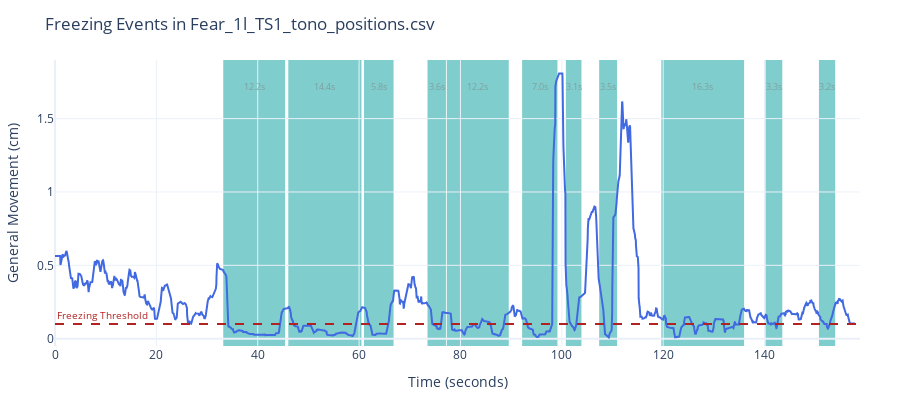

Here is the notebook cell this chart was saved with:
### Markdown cell above
---
#### 4.  We can also measure other behaviours, such as freezing

### Code cell
movement = rst.calculate_movement(params, example_path)
rst.plot_freezing_events(params, example_path, movement)

### Figure 1 — Plotly figure (JSON) as saved in the notebook; plotly's stock layout.template omitted (floating-point values rounded to 4 significant figures; data arrays with more than 128 entries replaced by an {"elided": "..."} marker saying what was removed)
{"data": [{"line": {"color": "royalblue"}, "mode": "lines", "name": "Movement", "type": "scatter", "x": {"elided": "4736 float values"}, "y": {"elided": "4736 float values"}}], "layout": {"annotations": [{"font": {"color": "gray", "size": 9}, "opacity": 0.6, "showarrow": false, "text": "12.2s", "x": 39.3, "y": 1.719}, {"font": {"color": "gray", "size": 9}, "opacity": 0.6, "showarrow": false, "text": "14.4s", "x": 53.25, "y": 1.719}, {"font": {"color": "gray", "size": 9}, "opacity": 0.6, "showarrow": false, "text": "5.8s", "x": 63.88, "y": 1.719}, {"font": {"color": "gray", "size": 9}, "opacity": 0.6, "showarrow": false, "text": "3.6s", "x": 75.32, "y": 1.719}, {"font": {"color": "gray", "size": 9}, "opacity": 0.6, "showarrow": false, "text": "12.2s", "x": 83.42, "y": 1.719}, {"font": {"color": "gray", "size": 9}, "opacity": 0.6, "showarrow": false, "text": "7.0s", "x": 95.65, "y": 1.719}, {"font": {"color": "gray", "size": 9}, "opacity": 0.6, "showarrow": false, "text": "3.1s", "x": 102.3, "y": 1.719}, {"font": {"color": "gray", "size": 9}, "opacity": 0.6, "showarrow": false, "text": "3.5s", "x": 109.1, "y": 1.719}, {"font": {"color": "gray", "size": 9}, "opacity": 0.6, "showarrow": false, "text": "16.3s", "x": 127.8, "y": 1.719}, {"font": {"color": "gray", "size": 9}, "opacity": 0.6, "showarrow": false, "text": "3.3s", "x": 141.8, "y": 1.719}, {"font": {"color": "gray", "size": 9}, "opacity": 0.6, "showarrow": false, "text": "3.2s", "x": 152.3, "y": 1.719}, {"font": {"color": "firebrick", "size": 10}, "showarrow": false, "text": "Freezing Threshold", "x": 0, "xanchor": "left", "xref": "x domain", "y": 0.1, "yanchor": "bottom", "yref": "y"}], "height": 400, "legend": {"orientation": "h", "x": 0.5, "xanchor": "center", "y": 1, "yanchor": "bottom"}, "margin": {"b": 40, "l": 40, "r": 40, "t": 60}, "shapes": [{"fillcolor": "rgba(0, 155, 155, 0.5)", "layer": "below", "line": {"width": 0}, "type": "rect", "x0": 33.2, "x1": 45.4, "y0": -0.1, "y1": 1.9}, {"fillcolor": "rgba(0, 155, 155, 0.5)", "layer": "below", "line": {"width": 0}, "type": "rect", "x0": 46.03, "x1": 60.47, "y0": -0.1, "y1": 1.9}, {"fillcolor": "rgba(0, 155, 155, 0.5)", "layer": "below", "line": {"width": 0}, "type": "rect", "x0": 60.97, "x1": 66.8, "y0": -0.1, "y1": 1.9}, {"fillcolor": "rgba(0, 155, 155, 0.5)", "layer": "below", "line": {"width": 0}, "type": "rect", "x0": 73.5, "x1": 77.13, "y0": -0.1, "y1": 1.9}, {"fillcolor": "rgba(0, 155, 155, 0.5)", "layer": "below", "line": {"width": 0}, "type": "rect", "x0": 77.3, "x1": 89.53, "y0": -0.1, "y1": 1.9}, {"fillcolor": "rgba(0, 155, 155, 0.5)", "layer": "below", "line": {"width": 0}, "type": "rect", "x0": 92.17, "x1": 99.13, "y0": -0.1, "y1": 1.9}, {"fillcolor": "rgba(0, 155, 155, 0.5)", "layer": "below", "line": {"width": 0}, "type": "rect", "x0": 100.8, "x1": 103.9, "y0": -0.1, "y1": 1.9}, {"fillcolor": "rgba(0, 155, 155, 0.5)", "layer": "below", "line": {"width": 0}, "type": "rect", "x0": 107.4, "x1": 110.9, "y0": -0.1, "y1": 1.9}, {"fillcolor": "rgba(0, 155, 155, 0.5)", "layer": "below", "line": {"width": 0}, "type": "rect", "x0": 119.6, "x1": 136.0, "y0": -0.1, "y1": 1.9}, {"fillcolor": "rgba(0, 155, 155, 0.5)", "layer": "below", "line": {"width": 0}, "type": "rect", "x0": 140.2, "x1": 143.5, "y0": -0.1, "y1": 1.9}, {"fillcolor": "rgba(0, 155, 155, 0.5)", "layer": "below", "line": {"width": 0}, "type": "rect", "x0": 150.7, "x1": 153.9, "y0": -0.1, "y1": 1.9}, {"line": {"color": "firebrick", "dash": "dash"}, "type": "line", "x0": 0, "x1": 1, "xref": "x domain", "y0": 0.1, "y1": 0.1, "yref": "y"}], "title": {"text": "Freezing Events in Fear_1l_TS1_tono_positions.csv"}, "xaxis": {"range": [0, 158.8], "title": {"text": "Time (seconds)"}}, "yaxis": {"range": [-0.05, 1.9], "title": {"text": "General Movement (cm)"}}}}
